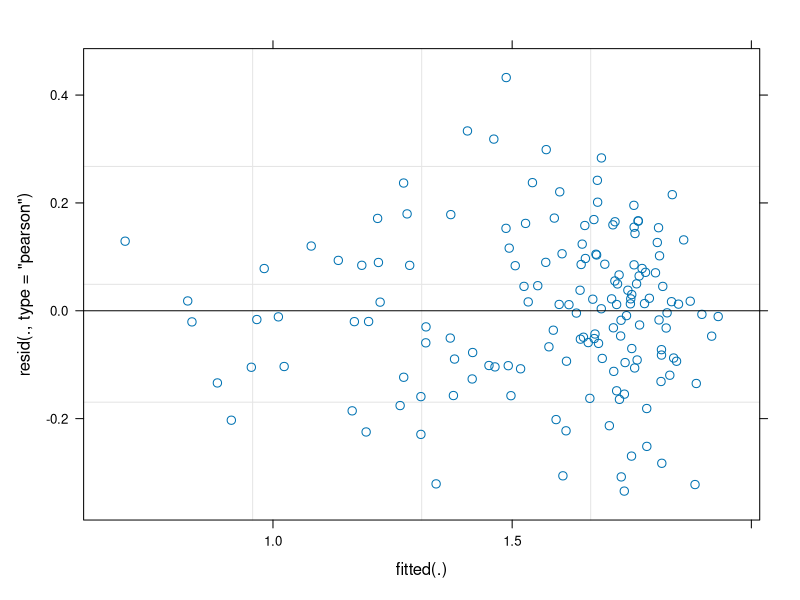
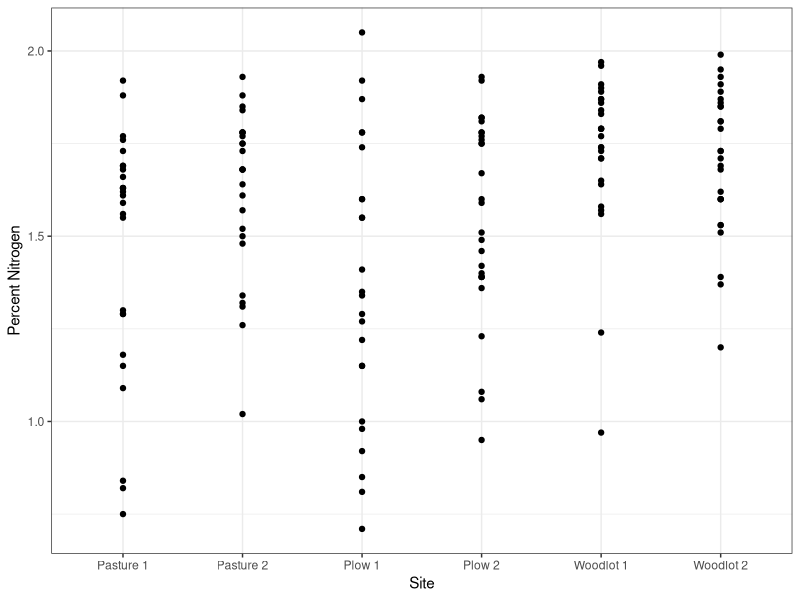
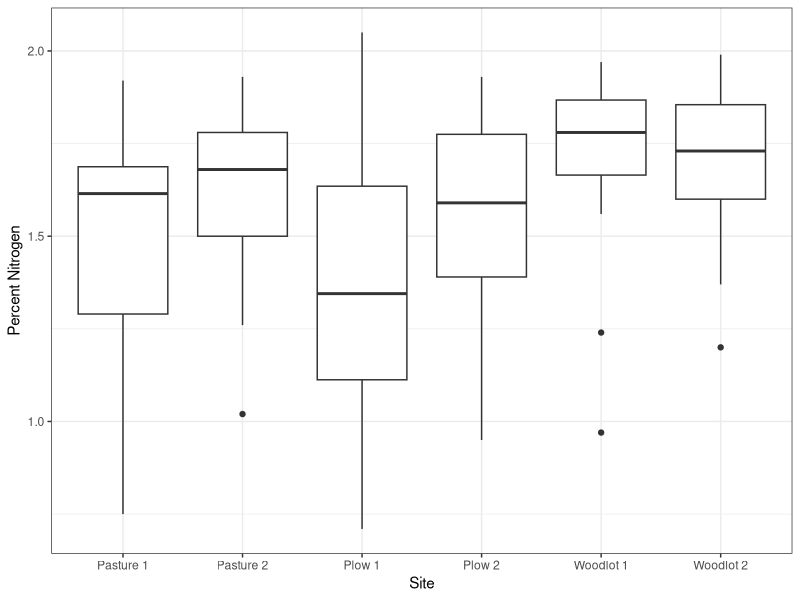

R code for these plots, in order:
## ---- chunk 1
library(ggplot2)
library(dplyr)
library(GGally)
library(lme4)
library(lmerTest)
library(car)
## ---- chunk 2
soil <- read.csv("soil.csv")
soil <- soil %>%
  rename %>%
  mutate(soil = case_when(
    soil == "FF" ~ "Forest floor",
    soil == "MIN" ~ "Mineral soil",
    TRUE ~ soil)) %>%
  mutate(site = case_when(
    site == "P1" ~ "Plow 1",
    site == "P2" ~ "Plow 2",
    site == "S1" ~ "Pasture 1",
    site == "S2" ~ "Pasture 2",
    site == "W1" ~ "Woodlot 1",
    site == "W2" ~ "Woodlot 2",
    TRUE ~ site))

#Remove NAs
soil <- na.omit(soil)

#Factor classes
soil$stake <- as.factor(soil$stake)
soil$row <- as.factor(soil$row)
soil$site <- as.factor(soil$site)

# just looking at impact of site on percent nitrogen in soil
site.n <- lm (n~ factor(site), data=soil)
summary(site.n)
#can tell that woodlots are significantly different from pasture. while plow 1&2 and pasture are not significantly different from pasture 1. 

#full model to determine what impacts nitrogen in soils across the various plots 
n2.1 <- lmer(n ~ factor(site) + (1|row) + (1|stake) + ff.thickness + bulk.density + soil.mass + ph.h2o + ph.cacl2 + c  + om + p + nh4 + no3 + n.min + nitr + cec + ca + mg + k + soil.moisture + soil.moisture.capacity, data = soil)
summary(n2.1)

#stepwise reduction to remove the most non-significant factor
n2.2 <- update(n2.1, .~. -p)
summary(n2.2)

n2.3 <- update(n2.2, .~. -cec)
summary(n2.3)

n2.4 <- update(n2.3, .~. -k)
summary(n2.4)

n2.5 <- update(n2.4, .~. -mg)
summary(n2.5)

n2.6 <- update(n2.5, .~. -ph.cacl2)
summary(n2.6)

n2.7 <- update(n2.6, .~. -n.min)
summary(n2.7)

n2.8 <- update(n2.7, .~. -nh4)
summary(n2.8)

n2.9 <- update(n2.8, .~. -ff.thickness)
summary(n2.9)

n2.10 <- update(n2.9, .~. -nitr)
summary(n2.10)

n2.11 <- update(n2.10, .~. -no3)
summary(n2.11)

n2.12 <- update(n2.11, .~. -ph.h2o)
summary(n2.12)

n2.13 <- update(n2.12, .~. -soil.moisture.capacity)
summary(n2.13)

n2.14 <- update(n2.13, .~. -om)
summary(n2.14)

n2.15 <- update(n2.14, .~. -soil.moisture)
summary(n2.15)

#best model
n2.16 <- update(n2.15, .~. -bulk.density)
summary(n2.16)

AIC(n2.1, n2.2, n2.3, n2.4, n2.5, n2.6, n2.7, n2.8, n2.9, n2.10, n2.11, n2.12, n2.13, n2.14, n2.15, n2.16)

vif(n2.16)

#checking assumptions 
plot(n2.16)
#residual vs fitted plot looks ok. some minor bunching but not too serious

#Site vs nitrogen 
ggplot(soil, aes(x=factor(site), y=n)) +
  geom_point() +
  geom_smooth(se = FALSE, method = lm) +
  theme_bw() +ylab("Percent Nitrogen") + xlab("Site")

ggplot(soil, aes(x=factor(site), y=n)) +
  geom_boxplot() +
  geom_smooth(se = FALSE, method = lm) +
  theme_bw() +ylab("Percent Nitrogen") + xlab("Site")
